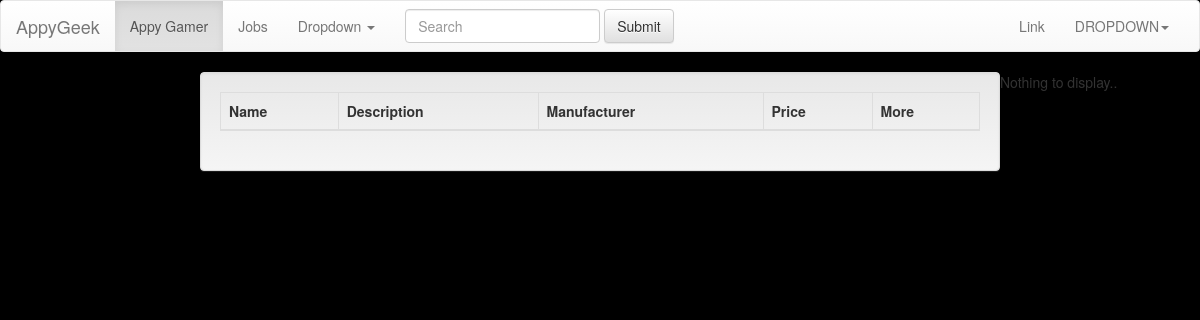
/, run on an earlier commit of the app's database.
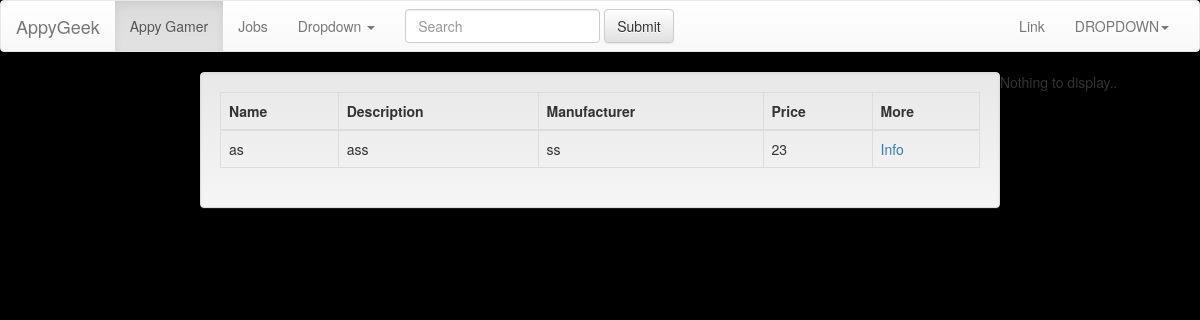
And on a later commit of the database.
### registration/models.py (models this page shows)
class Chocolate(models.Model):
    id = models.AutoField(primary_key=True)
    name = models.CharField(_('Chocolate Name'),max_length=100,blank=True )
    description = models.CharField(_('Chocolate Description'),max_length=1000,blank=True )
    manufacturer = models.CharField(_('Chocolate Manufacturer'),max_length=100,blank=True )
    price = models.IntegerField(_('Chocolate Price'),
                                 validators=[MaxValueValidator(1000), MinValueValidator(0)],
                                 help_text=_('4 digits maximum'), blank=True, null=True)

### registration/views.py (the view)
# urls.py: url(r'^$', Home.as_view(), name='home'),
class Home(ListView):
    template_name="index.html"
    def get_queryset(self):
        return Chocolate.objects.all()

### registration/templates/index.html (shortened to what this page needs)
{%  load staticfiles %}
<!DOCTYPE html>
<html lang="en">
<head>
<link rel="stylesheet" href="{%  static 'css/bootstrap.min.css' %}">
<link rel="stylesheet" href="{%  static 'css/bootstrap-theme.min.css' %}">
</head>
<body style="background-image: url({% static "images/abcdef.jpg" %});background-repeat:no-repeat;background-size:100%;height: 140px;display:block;padding:0 !important;margin:0;" >
<nav class="navbar navbar-default">
  <div class="container-fluid">
    <div class="navbar-header">
      <a class="navbar-brand" href="#">AppyGeek</a>
    </div>
    <div class="collapse navbar-collapse" id="bs-example-navbar-collapse-1">
      <ul class="nav navbar-nav">
        <li class="active"><a href="http://www.news-republic.com/appygamer/">Appy Gamer <span class="sr-only">(current)</span></a></li>
        <li><a href="http://www.news-republic.com/jobs/">Jobs</a></li>
        <li class="dropdown">
          <a href="#" class="dropdown-toggle" data-toggle="dropdown" role="button" aria-haspopup="true" aria-expanded="false">Dropdown <span class="caret"></span></a>
        </li>
      </ul>
      <form class="navbar-form navbar-left" role="search">
        <div class="form-group">
          <input type="text" class="form-control" placeholder="Search">
        </div>
        <button type="submit" class="btn btn-default">Submit</button>
      </form>
      <ul class="nav navbar-nav navbar-right">
        <li><a href="#">Link</a></li>
        <li class="dropdown">
                    <a href="#" class="dropdown-toggle" data-toggle="dropdown" role="button" aria-haspopup="true" aria-expanded="false">DROPDOWN<span class="caret"></span></a>
                </li>
            </ul>
        </div>
    </div>
</nav>
<div class="col-md-8 col-md-offset-2 well">
<table class="table table-hover table-bordered table-responsive">
    <thead>
    <tr>
        <th>
            Name
        </th>
        <th>
            Description
        </th>
        <th>
            Manufacturer
        </th>
        <th>
            Price
        </th>
           <th>
            More
        </th>
    </tr>
    </thead>
    <tbody>
    {% for item in object_list %}
        <tr>
            <td> {{ item.name }} </td>
            <td> {{ item.description }}</td>
            <td> {{ item.manufacturer }}</td>
            <td> {{ item.price }}</td>
            <td> <a href="{% url 'chocolate_info' item.id %}"> Info</a> </td>
        </tr>
    {% endfor %}
    </tbody>
</table>
</div>
 {% if user.is_anonymous %}
     Nothing to display..
{%  else  %}
<div class="col-md-6 col-md-offset-6" style="padding-top:10%;">
<a href="{% url 'add_chocolate' %}">
    <button class="btn btn-primary">Add a Chocolate</button></a>
</div>
{% endif %}
</body>
</html>

What changed in the data, as far as the page shows it:
added Chocolate: name "as", description "ass", manufacturer "ss", price "23"
